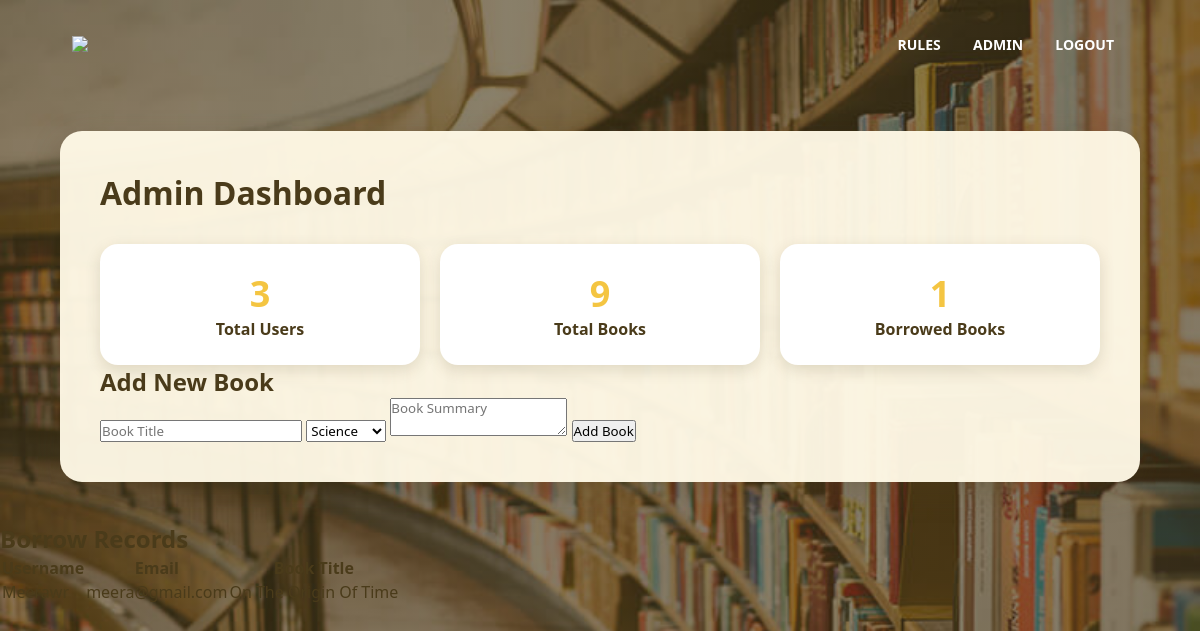
The page /admin on the database its author committed.
### tables this page shows
CREATE TABLE borrowed_books(
        id INTEGER PRIMARY KEY AUTOINCREMENT,
        user_id INTEGER,
        book_title TEXT,
        borrow_date TEXT,
        due_date TEXT,
        status TEXT,
        FOREIGN KEY(user_id) REFERENCES users(id)
    );

CREATE TABLE users(
        id INTEGER PRIMARY KEY AUTOINCREMENT,
        username TEXT,
        email TEXT,
        password TEXT,
        favorite_genre TEXT,
        member_since TEXT
    , profile_picture TEXT);

### app.py (the view)
@app.route("/admin")
def admin():
    conn = sqlite3.connect("library.db")
    cursor = conn.cursor()
    cursor.execute("""
    SELECT
        users.username,
        users.email,
        borrowed_books.book_title
    FROM borrowed_books
    JOIN users
    ON borrowed_books.user_id = users.id
    """)
    records = cursor.fetchall()
    cursor.execute("SELECT COUNT(*) FROM users")
    total_users = cursor.fetchone()[0]
    cursor.execute("SELECT COUNT(*) FROM borrowed_books")
    borrowed_count = cursor.fetchone()[0]
    total_books = len(load_books())
    conn.close()
    return render_template(
        "admin.html",
        records=records,
        total_users=total_users,
        total_books=total_books,
        borrowed_count=borrowed_count
    )

### app.py (called while the page is built)
def load_books():
    books = []
    with open("book.txt", "r") as file:
        for line in file:
            title, category, summary = line.strip().split("|")
            books.append({
                "title": title,
                "category": category,
                "summary": summary
            })
    return books

### templates/admin.html (shortened to what this page needs)
<!DOCTYPE html>
<html>
<head>
    <link rel="stylesheet"
          href="{{ url_for('static', filename='style.css') }}">
</head>
<body class="profile-body">
<nav class="profile-navbar">
    <a href="/index">
        <img src="{{ url_for('static', filename='images/logo.png') }}">
    </a>
    <div class="nav-links">
        <ul>
            <li><a href="/rules">RULES</a></li>
            <li><a href="/admin">ADMIN</a></li>
            <li><a href="/admin/logout">LOGOUT</a></li>
        </ul>
    </div>
</nav>
<div class="main-content">
    <div class="top-section">
        <h1>Admin Dashboard</h1>
    </div>
    <div class="stats">
        <div class="stat-box">
            <h2>{{ total_users }}</h2>
            <p>Total Users</p>
        </div>
        <div class="stat-box">
            <h2>{{ total_books }}</h2>
            <p>Total Books</p>
        </div>
        <div class="stat-box">
            <h2>{{ borrowed_count }}</h2>
            <p>Borrowed Books</p>
        </div>
    </div>
        <div class="admin-card">
            <h2>Add New Book</h2>
            <form action="{{ url_for('add_book') }}" method="post">
                <input type="text" name="title" placeholder="Book Title" required>
                <select name="category" required>
                    <option value="Science">Science</option>
                </select>
                <textarea name="summary" placeholder="Book Summary" required></textarea>
                <button type="submit" class="btn">Add Book</button>
            </form>
</div>
</div>
    <div class="admin-card">
        <h2>Borrow Records</h2>
        <table>
            <thead>
                <tr>
                    <th>Username</th>
                    <th>Email</th>
                    <th>Book Title</th>
                </tr>
            </thead>
            <tbody>
            {% for row in records %}
                <tr>
                    <td>{{ row[0] }}</td>
                    <td>{{ row[1] }}</td>
                    <td>{{ row[2] }}</td>
                </tr>
            {% endfor %}
            </tbody>
        </table>
    </div>
</body>
</html>

### static/style.css (style rules this page uses)
:root { --primary: #F4C542; --secondary: #FFE08A; --background: #FFF9E6; --text: #4A3B1A; --white: #FFFFFF; --shadow: rgba(74, 59, 26, 0.15); }
* { margin: 0; padding: 0; box-sizing: border-box; font-family: "Segoe UI", sans-serif; }
body { background: var(--background); color: var(--text); }
nav { display: flex; padding: 25px 6%; justify-content: space-between; align-items: center; }
nav img { width: 140px; }
.nav-links { flex: 1; text-align: right; }
.nav-links ul li { list-style: none; display: inline-block; padding: 8px 14px; }
.nav-links ul li a { color: var(--white); text-decoration: none; font-size: 14px; font-weight: 600; }
.nav-links ul li::after { content: ""; width: 0; height: 3px; background: var(--primary); display: block; margin: auto; transition: 0.4s; border-radius: 10px; }
.profile-body { margin: 0; min-height: 100vh; background-image: linear-gradient( rgba(74, 59, 26, 0.65), rgba(74, 59, 26, 0.65) ), url(/static/images/books.jpg); background-size: cover; background-position: center; background-attachment: fixed; }
.profile-navbar { background: transparent; }
.main-content { width: 90%; margin: 40px auto; padding: 40px; background: rgba(255, 249, 230, 0.96); border-radius: 22px; box-shadow: 0 10px 30px rgba(74, 59, 26, 0.25); }
.top-section { display: flex; justify-content: space-between; align-items: center; }
.top-section h1 { color: var(--text); }
.stats { margin-top: 30px; display: flex; gap: 20px; }
.stat-box { flex: 1; background: var(--white); padding: 25px; border-radius: 18px; text-align: center; box-shadow: 0 5px 15px var(--shadow); }
.stat-box h2 { color: var(--primary); font-size: 36px; }
.stat-box p { color: var(--text); font-weight: 600; }

### rows shown on the page
borrowed_books: username "Meerawr", email "meera@gmail.com", book_title "On The Origin Of Time"

### other values the page prints
{{ total_users }} "3"
{{ total_books }} "9"
{{ borrowed_count }} "1"
